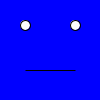
Frame 1 (no input)
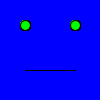
Frame 60 (the mouse pressed at the canvas centre just before this capture)
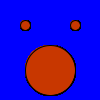
Frame 120 (the mouse held since frame 60 and released just before this capture)

The Processing sketch that drew these frames (run headless with seeded random() and noise(); from frame 60 on, the mouse is pressed at the canvas centre):

// Processing sketch: sketch_something
// ── sketch_something.pde
void setup()
{
  size (100, 100);
  background(0, 0, 255);
}
void draw()
{ 
      ellipse (25, 25, 10, 10);
  ellipse (75, 25, 10, 10);
  ellipse (50, 70, 50, mouseY);

  if (mousePressed)
  {
    fill (200, 55, 0);
  } else
  {
    fill(0, 255, 0);
  }
}
